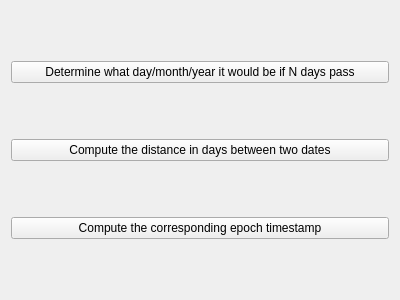
<?xml version="1.0" encoding="UTF-8"?>
<ui version="4.0">
 <class>mainmenu</class>
 <widget class="QWidget" name="mainmenu">
  <property name="geometry">
   <rect>
    <x>0</x>
    <y>0</y>
    <width>400</width>
    <height>300</height>
   </rect>
  </property>
  <property name="windowTitle">
   <string>mainwindow</string>
  </property>
  <layout class="QVBoxLayout" name="verticalLayout">
   <item>
    <widget class="QPushButton" name="pbDaysFrom">
     <property name="text">
      <string>Determine what day/month/year it would be if N days pass</string>
     </property>
    </widget>
   </item>
   <item>
    <widget class="QPushButton" name="pbDaysBetween">
     <property name="text">
      <string>Compute the distance in days between two dates</string>
     </property>
    </widget>
   </item>
   <item>
    <widget class="QPushButton" name="pbEpoch">
     <property name="text">
      <string>Compute the corresponding epoch timestamp</string>
     </property>
    </widget>
   </item>
  </layout>
 </widget>
 <resources/>
 <connections/>
</ui>
